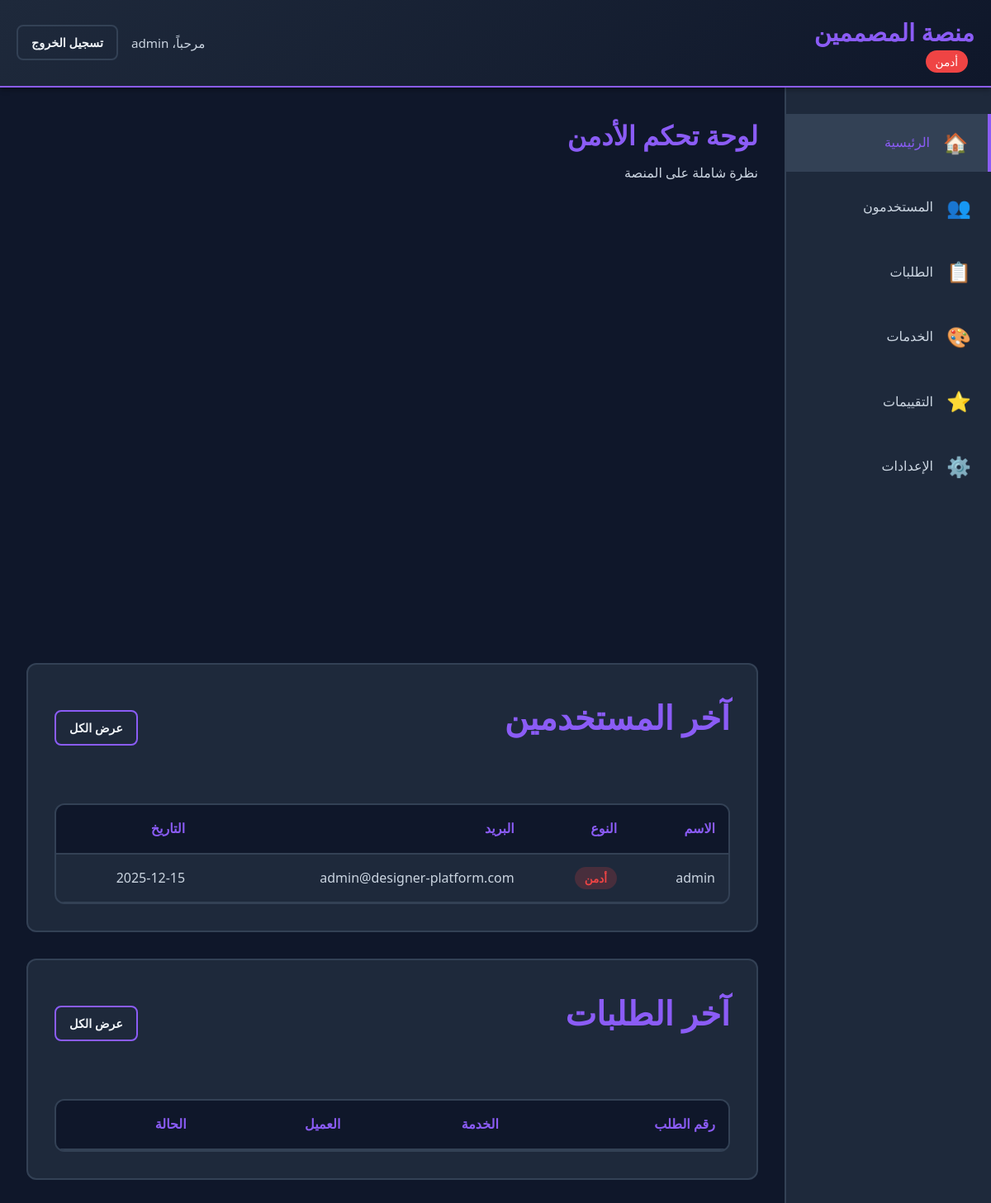
Page /admin/dashboard.php (signed in) on the committed database.
### tables this page shows
CREATE TABLE users (
    id INT AUTO_INCREMENT PRIMARY KEY,
    username VARCHAR(100) NOT NULL UNIQUE,
    email VARCHAR(150) NOT NULL UNIQUE,
    password VARCHAR(255) NOT NULL,
    user_type ENUM('designer', 'client', 'admin') NOT NULL,
    phone VARCHAR(20),
    profile_image VARCHAR(255) DEFAULT 'default-avatar.png',
    bio TEXT,
    created_at TIMESTAMP DEFAULT CURRENT_TIMESTAMP,
    updated_at TIMESTAMP DEFAULT CURRENT_TIMESTAMP ON UPDATE CURRENT_TIMESTAMP
);

### admin/dashboard.php (the view, shortened to what this page needs)
<?php
require_once '../config.php';
$stmt = $pdo->query("SELECT * FROM users ORDER BY created_at DESC LIMIT 5");
$recent_users = $stmt->fetchAll();
?>
<!DOCTYPE html>
<html lang="ar" dir="rtl">
<head>
    <link rel="stylesheet" href="../assets/css/style.css">
</head>
<body>
    <?php include 'includes/navbar.php'; ?>
    <div class="dashboard-container">
        <?php include 'includes/sidebar.php'; ?>
        <main class="dashboard-main">
            <div class="dashboard-header">
                <h1>لوحة تحكم الأدمن</h1>
                <p>نظرة شاملة على المنصة</p>
            </div>
            <div class="stats-grid stats-grid-6">
            </div>
            <div class="admin-grid">
                <div class="section">
                    <div class="section-header">
                        <h2>آخر المستخدمين</h2>
                        <a href="users.php" class="btn btn-secondary btn-sm">عرض الكل</a>
                    </div>
                    <div class="table-container">
                        <table class="data-table">
                            <thead>
                                <tr>
                                    <th>الاسم</th>
                                    <th>النوع</th>
                                    <th>البريد</th>
                                    <th>التاريخ</th>
                                </tr>
                            </thead>
                            <tbody>
                                <?php foreach ($recent_users as $user): ?>
                                <tr>
                                    <td><?php echo htmlspecialchars($user['username']); ?></td>
                                    <td>
                                        <span class="badge badge-<?php echo $user['user_type']; ?>">
                                            <?php
                                            $types = ['designer' => 'مصمم', 'client' => 'عميل', 'admin' => 'أدمن'];
                                            echo $types[$user['user_type']];
                                            ?>
                                        </span>
                                    </td>
                                    <td><?php echo htmlspecialchars($user['email']); ?></td>
                                    <td><?php echo date('Y-m-d', strtotime($user['created_at'])); ?></td>
                                </tr>
                                <?php endforeach; ?>
                            </tbody>
                        </table>
                    </div>
                </div>
                <div class="section">
                    <div class="section-header">
                        <h2>آخر الطلبات</h2>
                        <a href="orders.php" class="btn btn-secondary btn-sm">عرض الكل</a>
                    </div>
                    <div class="table-container">
                        <table class="data-table">
                            <thead>
                                <tr>
                                    <th>رقم الطلب</th>
                                    <th>الخدمة</th>
                                    <th>العميل</th>
                                    <th>الحالة</th>
                                </tr>
                            </thead>
                        </table>
                    </div>
                </div>
            </div>
        </main>
    </div>
</body>
</html>

### assets/css/style.css (style rules this page uses)
:root { --primary-color: #8b5cf6; --secondary-color: #3b82f6; --accent-color: #ec4899; --dark-bg: #0f172a; --dark-card: #1e293b; --dark-hover: #334155; --text-primary: #f1f5f9; --text-secondary: #cbd5e1; --text-muted: #94a3b8; --success: #10b981; --warning: #f59e0b; --error: #ef4444; --border-color: #334155; --shadow: 0 4px 6px -1px rgba(0, 0, 0, 0.3); --shadow-lg: 0 10px 15px -3px rgba(0, 0, 0, 0.4); }
* { margin: 0; padding: 0; box-sizing: border-box; }
body { font-family: 'Segoe UI', Tahoma, Geneva, Verdana, sans-serif; background-color: var(--dark-bg); color: var(--text-primary); line-height: 1.6; direction: rtl; }
a { text-decoration: none; color: inherit; transition: all 0.3s ease; }
.btn { padding: 0.75rem 1.5rem; border: none; border-radius: 8px; cursor: pointer; font-size: 1rem; font-weight: 600; transition: all 0.3s ease; display: inline-block; text-align: center; }
.btn-secondary { background-color: var(--dark-card); color: var(--text-primary); border: 2px solid var(--primary-color); }
.btn-sm { padding: 0.5rem 1rem; font-size: 0.9rem; }
.stats-grid { display: grid; grid-template-columns: repeat(auto-fit, minmax(250px, 1fr)); gap: 2rem; }
.stats-grid-6 { grid-template-columns: repeat(auto-fit, minmax(200px, 1fr)); }
.section-header { text-align: center; margin-bottom: 3rem; display: flex; justify-content: space-between; align-items: center; }
.section-header h2 { font-size: 2.5rem; color: var(--primary-color); }
.dashboard-container { display: flex; min-height: calc(100vh - 70px); }
.dashboard-main { flex: 1; padding: 2rem; background-color: var(--dark-bg); }
.dashboard-header { margin-bottom: 2rem; }
.dashboard-header h1 { color: var(--primary-color); margin-bottom: 0.5rem; }
.dashboard-header p { color: var(--text-secondary); }
.table-container { overflow-x: auto; background: var(--dark-card); border-radius: 12px; border: 2px solid var(--border-color); }
.data-table { width: 100%; border-collapse: collapse; }
.data-table thead { background-color: var(--dark-bg); }
.data-table th { padding: 1rem; text-align: right; color: var(--primary-color); font-weight: 600; border-bottom: 2px solid var(--border-color); }
.data-table td { padding: 1rem; border-bottom: 1px solid var(--border-color); color: var(--text-secondary); }
.badge { padding: 0.25rem 0.75rem; border-radius: 20px; font-size: 0.85rem; font-weight: 600; }
.badge-admin { background-color: rgba(239, 68, 68, 0.2); color: var(--error); }
.section { margin-bottom: 2rem; background: var(--dark-card); padding: 2rem; border-radius: 12px; border: 2px solid var(--border-color); }
.section h2 { color: var(--primary-color); margin-bottom: 1.5rem; }

### rows in the picture
users: username "admin", user_type "أدمن", email "admin@designer-platform.com", created_at "2025-12-15"

### other values in the picture
SITE_NAME "منصة المصممين"
$_SESSION['username'] "admin"
